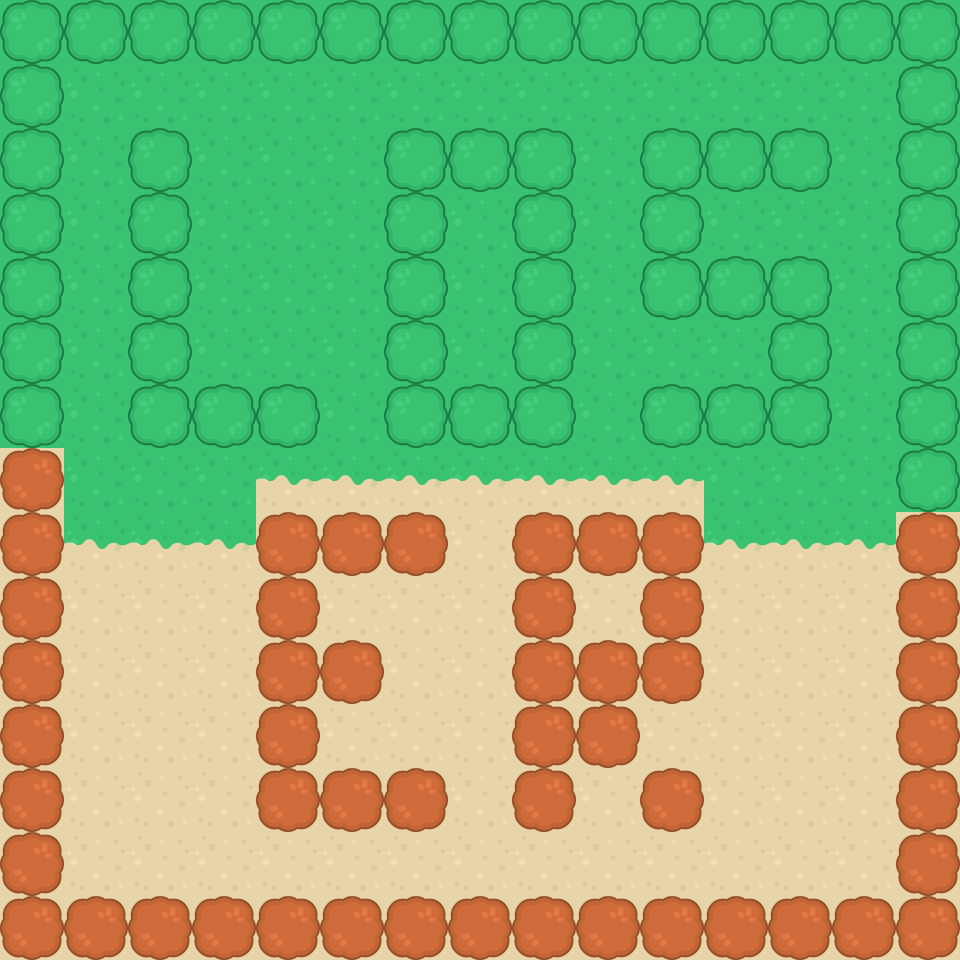

This game map was drawn from its Tiled (.tmx) file and the tilesets committed beside it. A one-line description and the trimmed map source follow:
An orthogonal 15x15 tile map with 64x64 px tiles, 2 tile layers (Floors, Walls).

<map version="1.5" tiledversion="1.7.2" orientation="orthogonal" renderorder="right-down" width="15" height="15" tilewidth="64" tileheight="64" infinite="0" nextlayerid="4" nextobjectid="1">
 <tileset firstgid="1" name="Lose Screen Tiles" tilewidth="64" tileheight="64" tilecount="5" columns="0">
  <grid orientation="orthogonal" width="1" height="1" />
  <tile id="0">
   <image width="64" height="64" source="../Tiles/tileGrass_transitionS.png" />
  </tile>
  <tile id="1">
   <image width="64" height="64" source="../Tiles/tileGrass1.png" />
  </tile>
  <tile id="2">
   <image width="64" height="64" source="../Tiles/tileSand1.png" />
  </tile>
  <tile id="3">
   <image width="64" height="64" source="../Tiles/treeBrown_large.png" />
  </tile>
  <tile id="4">
   <image width="64" height="64" source="../Tiles/treeGreen_large.png" />
  </tile>
 </tileset>
 <layer id="1" name="Floors" width="15" height="15">
  <data>[225 cells, 225 non-empty, 3 distinct tile ids]</data>
 </layer>
 <layer id="3" name="Walls" width="15" height="15">
  <data>[225 cells, 108 non-empty, 2 distinct tile ids]</data>
 </layer>
</map>
